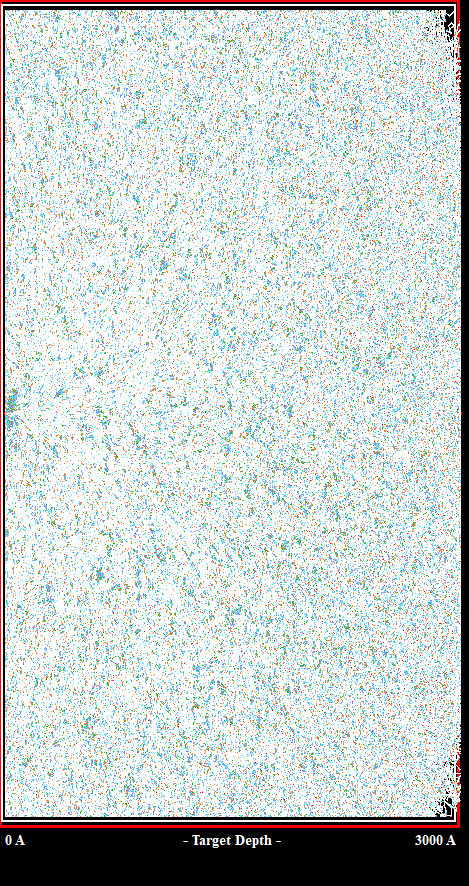
#> input picture data/SRIM 30 keV - Monolayer Long/TP0.bmp, 469 x 886 px
$ python extract_roi_intensity.py '../data/SRIM 30 keV - Monolayer Long/TP0.bmp'
#> lines starting #> are read from the running program, lines starting #| are printed output that depends on the picture
"""Interactively measure grouped polygon ROIs in an SEM image.

The script supports three workflows:

``manual``
    Draw a fresh set of polygon regions and measure them.
``create-template``
    Mark alignment points, draw regions, and save both to a JSON template.
``apply-template``
    Mark the corresponding alignment points in another image, transform a
    saved template, and measure the transformed regions.

Each run writes a per-ROI table, a group summary, and an annotated overlay.
The first 2,047 rows are analyzed by default so that the instrument footer is
excluded from the 2,048-pixel-high source images in this repository.
"""

from __future__ import annotations

import argparse
import json
import numbers
from dataclasses import dataclass
from pathlib import Path
from typing import Any

import matplotlib

try:
    matplotlib.use("QtAgg")
except ImportError:
    matplotlib.use("TkAgg")

import matplotlib.pyplot as plt
import numpy as np
import pandas as pd
from matplotlib.path import Path as PolygonPath
from matplotlib.widgets import PolygonSelector
from PIL import Image

GROUP_COLORS = (
    "tab:blue",
    "tab:orange",
    "tab:green",
    "tab:red",
    "tab:purple",
    "tab:brown",
    "tab:pink",
    "tab:gray",
    "tab:olive",
    "tab:cyan",
)


@dataclass
class Region:
    """One polygon ROI and its group assignment."""

    vertices: np.ndarray
    mask: np.ndarray
    group_id: int
    line: Any | None = None
    label: Any | None = None


def color_for_group(group_id: int) -> str:
    """Return a repeatable display color for a numeric group."""
    return GROUP_COLORS[int(group_id) % len(GROUP_COLORS)]


def to_float01(array: np.ndarray) -> np.ndarray:
    """Convert integer or floating-point image data to the range 0--1."""
    array = np.asarray(array)
    if np.issubdtype(array.dtype, np.floating):
        converted = array.astype(np.float32)
        maximum = np.nanmax(converted) if converted.size else 1.0
        if maximum > 1.0:
            converted /= 255.0 if maximum <= 255.0 else 65535.0
        return np.clip(converted, 0.0, 1.0)

    maximum = np.iinfo(array.dtype).max
    return np.clip(array.astype(np.float32) / float(maximum), 0.0, 1.0)


# [9 lines left out: function composite_rgba, not called in this run]


def rgb_to_gray(rgb: np.ndarray) -> np.ndarray:
    """Convert RGB data to luminance using Rec. 709 coefficients."""
    rgb = to_float01(rgb)
    return (0.2126 * rgb[..., 0] + 0.7152 * rgb[..., 1] + 0.0722 * rgb[..., 2]).astype(
        np.float32
    )


def load_grayscale_image(
    path: Path,
    crop_rows_end: int | None,
    crop_cols_end: int | None,
) -> np.ndarray:
    """Load an image as normalized grayscale and apply optional end crops."""
#> called with crop_rows_end = 2047
    with Image.open(path) as image:
#> image is the input picture: PIL image 469x886 RGB; mean R, G, B 205.5, 212.2, 211.8
        array = np.asarray(image)

    if array.ndim == 2:
        gray = to_float01(array)
    elif array.ndim == 3:
        channels = array.shape[2]
#> channels = 3
        if channels in (1, 2):
            gray = to_float01(array[..., 0])
        elif channels == 3:
            gray = rgb_to_gray(array)
#> in rgb_to_gray, `return (0.2126 * rgb[..., 0] + 0.7152 * rgb[..., 1] + 0.0722 * rgb[.....`:
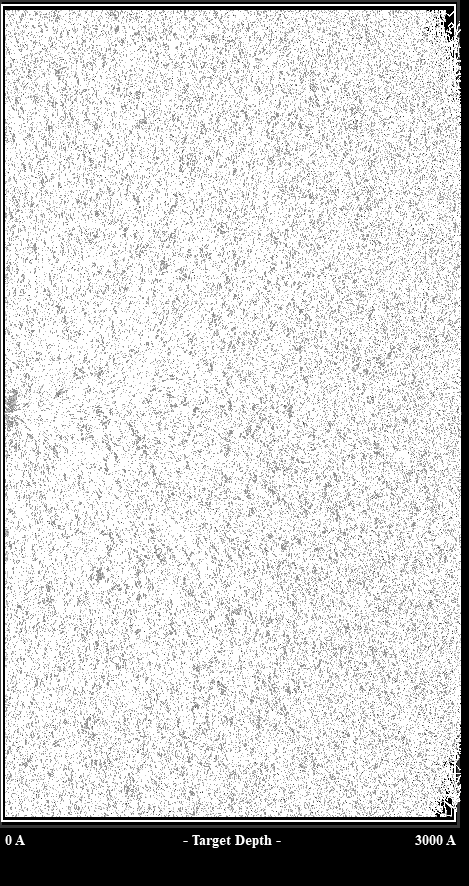
#> returned value: shape (886, 469) float32; min 0, max 1, mean 0.826
#| Working image shape: 469 × 886 pixels
        elif channels == 4:
            gray = rgb_to_gray(composite_rgba(array))
        else:
            raise ValueError(f"Unsupported channel count: {channels}")
    else:
        raise ValueError(f"Unsupported image shape: {array.shape}")

    if crop_rows_end is not None:
        gray = gray[:crop_rows_end, :]
    if crop_cols_end is not None:
        gray = gray[:, :crop_cols_end]
    return gray


# [10 lines left out: function vertices_to_mask, not called in this run]


class ROICollector:
    """Collect grouped polygon ROIs from a Matplotlib image window."""

    def __init__(self, axes: Any, image: np.ndarray) -> None:
        self.axes = axes
        self.image = image
        self.regions: list[Region] = []
        self.finished = False
        self.active_group = 1
        self.selector: PolygonSelector | None = None
        self.instructions: Any | None = None
        self.key_connection = self.axes.figure.canvas.mpl_connect(
            "key_press_event",
            self.on_key,
        )
        self.refresh_instructions()
        self.start_selector()

    def refresh_instructions(self) -> None:
        """Refresh the active-group label and keyboard help."""
        if self.instructions is not None:
            self.instructions.remove()

        help_text = (
            "Draw a polygon: click vertices, then press Enter or double-click.\n"
            "[ and ] change group; 0--9 select a group; u undoes; q finishes."
        )
        self.instructions = self.axes.text(
            0.01,
            0.01,
            help_text,
            transform=self.axes.transAxes,
            fontsize=9,
            horizontalalignment="left",
            verticalalignment="bottom",
            bbox={"boxstyle": "round", "alpha": 0.3},
        )
        self.axes.set_title(f"SEM ROI selection — active group {self.active_group}")
        self.axes.figure.canvas.draw_idle()

    def start_selector(self) -> None:
        """Start a fresh polygon selector for the next ROI."""
        if self.selector is not None:
            self.selector.disconnect_events()
        self.selector = PolygonSelector(
            self.axes,
            self.on_select,
            useblit=False,
        )

    # [78 lines left out: functions on_select, undo_last, on_key, not called in this run]


def collect_regions(
    image: np.ndarray,
    alignment_points: np.ndarray | None = None,
) -> list[Region]:
    """Open the polygon editor and return all completed ROIs."""
    figure, axes = plt.subplots()
    axes.imshow(image, cmap="gray")
    if alignment_points is not None:
        plot_alignment_points(axes, alignment_points)

    collector = ROICollector(axes, image)
    plt.show(block=False)
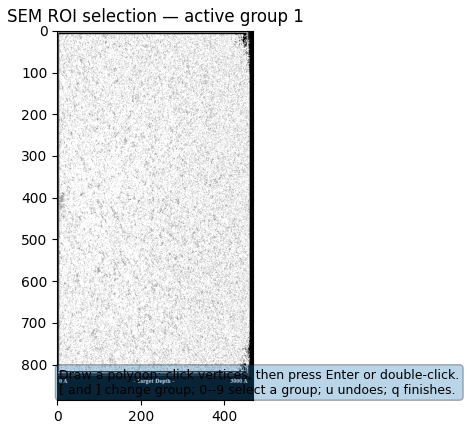
#> figure drawn by matplotlib, 1 panel
    while not collector.finished and plt.fignum_exists(figure.number):
        plt.pause(0.05)
#> this loop made 0 passes
    return collector.regions


# [288 lines left out: functions collect_alignment_points, plot_alignment_points, save_template, load_template, transform_template_regions, measure_regions and 6 more, not called in this run]


def build_parser() -> argparse.ArgumentParser:
    """Build the command-line interface."""
    parser = argparse.ArgumentParser(description=__doc__)
    parser.add_argument("image", type=Path, help="SEM image to measure.")
    parser.add_argument(
        "--mode",
        choices=("manual", "create-template", "apply-template"),
        default="manual",
        help="ROI selection workflow (default: manual).",
    )
    parser.add_argument(
        "--template",
        type=Path,
        help="Template to create or apply in template modes.",
    )
    parser.add_argument(
        "--output-dir",
        type=Path,
        help="Output directory (default: directory containing the image).",
    )
    parser.add_argument(
        "--crop-rows-end",
        type=int,
        default=2047,
        help="Exclusive final row; use 0 to disable the crop (default: 2047).",
    )
    parser.add_argument(
        "--crop-cols-end",
        type=int,
        help="Exclusive final column (default: no column crop).",
    )
    parser.add_argument(
        "--alignment-points",
        type=int,
        default=4,
        help="Number of ordered points used for alignment (default: 4).",
    )
    parser.add_argument(
        "--transform",
        choices=("similarity", "affine", "projective"),
        default="projective",
        help="Geometric transform used when applying a template.",
    )
    parser.add_argument(
        "--thickness-map",
        help='Comma-separated group-to-thickness pairs, for example "1:33,2:95".',
    )
    parser.add_argument(
        "--pixel-size-nm",
        type=float,
        help="Pixel size used to calculate ROI area in square micrometres.",
    )
    parser.add_argument(
        "--background-region",
        type=int,
        help="One-based region ID whose mean and median are subtracted.",
    )
    return parser


def main() -> None:
    """Run the selected interactive ROI workflow and save measurements."""
    args = build_parser().parse_args()
    image_path = args.image.resolve()
    if not image_path.is_file():
        raise FileNotFoundError(f"Image not found: {image_path}")

    output_dir = args.output_dir.resolve() if args.output_dir else image_path.parent
    output_dir.mkdir(parents=True, exist_ok=True)
    crop_rows_end = args.crop_rows_end or None
    image = load_grayscale_image(
        image_path,
        crop_rows_end=crop_rows_end,
        crop_cols_end=args.crop_cols_end,
    )
    print(f"Working image shape: {image.shape[1]} × {image.shape[0]} pixels")

    alignment_points = None
    if args.mode == "manual":
        regions = collect_regions(image)
#> regions = []
    else:
        if args.template is None:
            raise ValueError("--template is required for template modes.")
        template_path = args.template.resolve()
        alignment_points = collect_alignment_points(
            image,
            count=args.alignment_points,
            mode=args.mode,
        )
        if args.mode == "create-template":
            regions = collect_regions(image, alignment_points)
            if regions:
                save_template(template_path, alignment_points, regions)
                print(f"Saved ROI template: {template_path}")
        else:
            regions = transform_template_regions(
                image,
                template_path=template_path,
                new_points=alignment_points,
                transform_type=args.transform,
            )

    if not regions:
#> (the run stopped early here; a loop or call above may not have finished)
